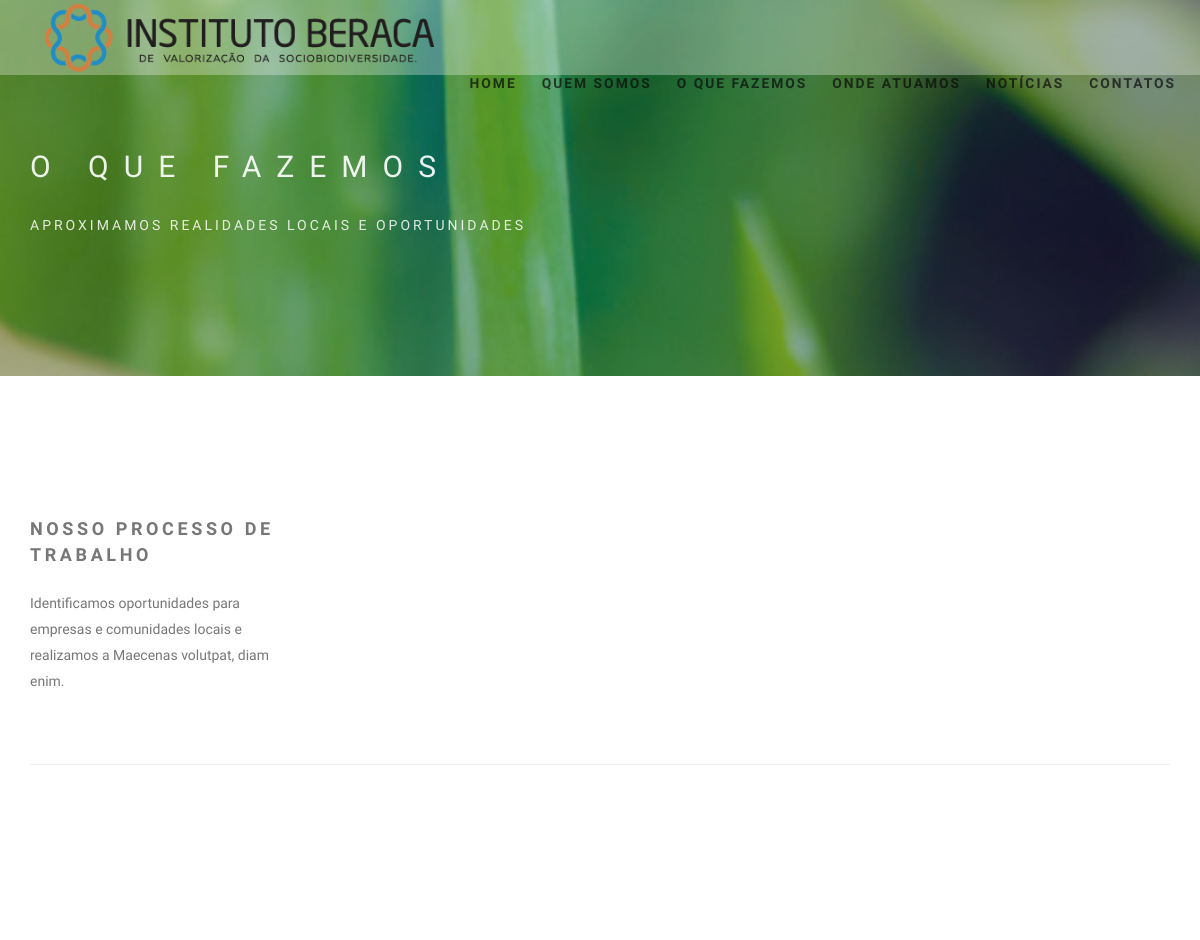
The page /services/detail/1 (upper part) on the database as committed earlier.
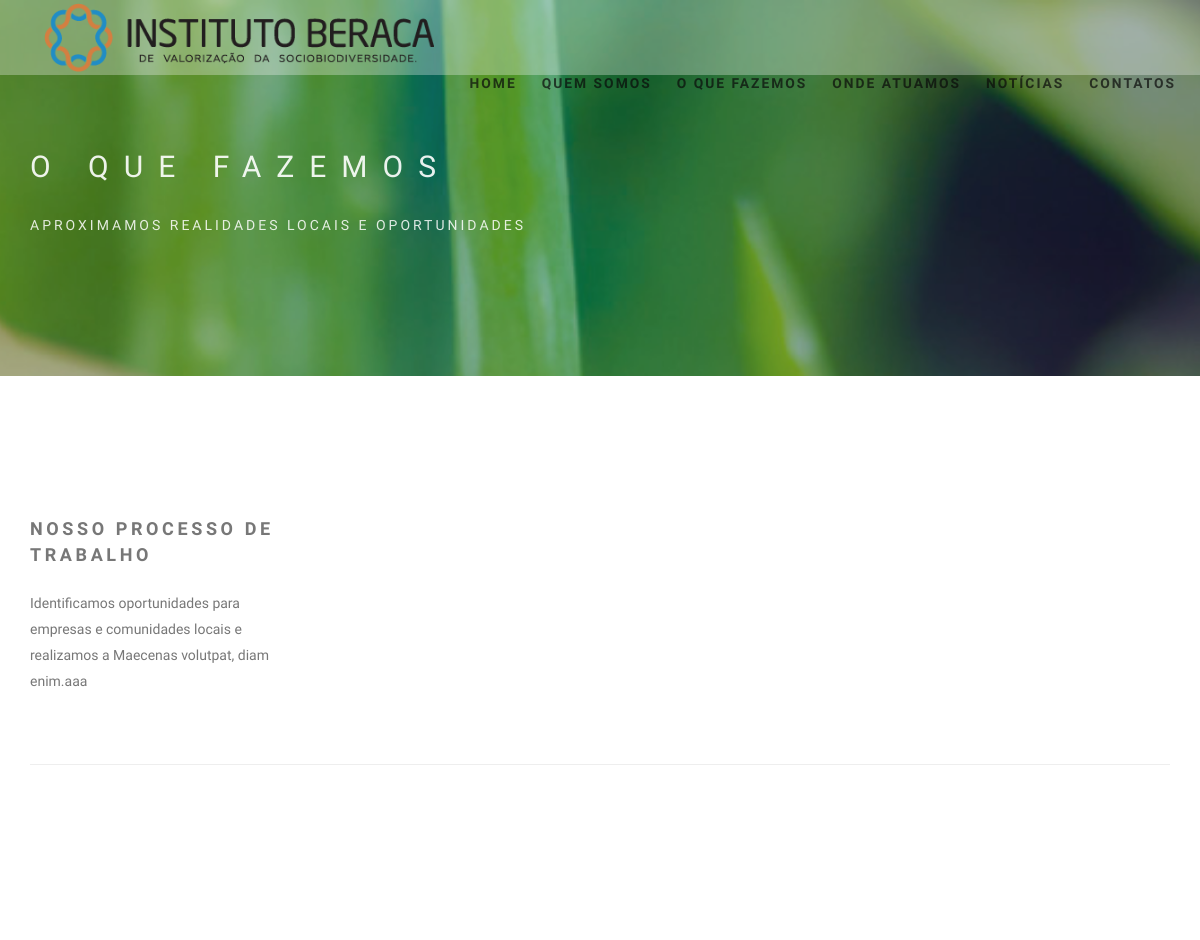
The same page on the database as committed later.
### core/models.py (models this page shows, shortened)
class ServiceItem(models.Model):
    anchor = models.CharField("Âncora/Tab", max_length=300, blank=False)
    icon = models.ImageField("Ícone", upload_to=generate_filename)
    title = models.CharField("Título", max_length=300, blank=False)
    mention = models.TextField('Citação', blank=True)
    author = models.CharField("Autor", max_length=300, blank=False)
    abstract = models.TextField("Conceito", blank=True)
    conclusion = models.TextField("Conclusão", blank=True)
    description = models.TextField("Descrição", blank=True)
    date = models.DateField(auto_now=True)
    class Meta:
        verbose_name="Service/case"
        verbose_name_plural="Services"
        ordering = ['-date']

### core/views.py (the view)
# urls.py: url(r'^services/detail/(?P<pk>\d+)$', views.ServiceDetailView.as_view(), name='service_detail'),
class ServiceDetailView(DetailView):
	template_name = "core/detail_templates/service_detail.html"
	model = ServiceItem

### core/templates/core/detail_templates/service_detail.html (shortened to what this page needs)
{% extends 'core/base.html' %}
{% load staticfiles %}
{% block content %}
  {% block navigation %}
    {% include 'core/partials/navpanel.html' %}
  {% endblock navigation %}
  <section class="page-section bg-dark-alfa-30 parallax-2" data-background="images/beraca_aloe_vera.jpg">
      <div class="relative container align-left">
          <div class="row">
              <div class="col-md-8">
                  <h1 class="hs-line-11 font-alt mb-20 mb-xs-0">O que fazemos</h1>
                  <div class="hs-line-4 font-alt">
                      Aproximamos realidades locais e oportunidades
                  </div>
              </div>
          </div>
      </div>
  </section>
  <section class="page-section">
      <div class="container relative">
          <div class="row alt-features-grid mb-70 mb-xs-40">
              <div class="col-sm-3">
                  <div class="alt-features-item align-center">
                      <div class="alt-features-descr align-left">
                          <h4 class="mt-0 font-alt">Nosso processo de trabalho</h4>
                          {{ object.description}}
                      </div>
                  </div>
              </div>
         </div>
         <hr class="mb-70 mb-xs-30"/>
      </div>
  </section>
{% endblock content %}

### core/templates/core/base.html (shortened to what this page needs)
{% load staticfiles %}
<!DOCTYPE html>
<html>
    <head>
        <link rel="stylesheet" href="{% static 'css/bootstrap.min.css' %}">
        <link rel="stylesheet" href="{% static 'css/style.css' %}">
        <link rel="stylesheet" href="{% static 'css/style-responsive.css' %}">
        <link rel="stylesheet" href="{% static 'css/animate.min.css' %}">
        <link rel="stylesheet" href="{% static 'css/vertical-rhythm.min.css' %}">
        <link rel="stylesheet" href="{% static 'css/owl.carousel.css' %}">
        <link rel="stylesheet" href="{% static 'css/magnific-popup.css' %}">
        <link rel="stylesheet" href="{% static 'css/font-awesome.min.css' %}">
    </head>
    <body class="appear-animate">
        <div class="page" id="top">
          {% block content %}{% endblock content %}
        </div>
    </body>
</html>

### core/templates/core/partials/navpanel.html (shortened to what this page needs)
{% load staticfiles %}
<nav class="main-nav white transparent stick-fixed">
  <div class="full-wrapper relative clearfix">
    <div class="nav-logo-wrap local-scroll">
      <a href="{% url 'core:index' %}" class="logo">
        <img src="{% static 'images/logo-white.png' %}" alt="" />
      </a>
    </div>
    <div class="inner-nav desktop-nav">
      <ul class="clearlist scroll-nav local-scroll">
        <li class="active"><a href="{% url 'core:index' %}#home">Home</a></li>
        <li><a href="{% url 'core:index' %}#about">Quem somos</a></li>
        <li><a href="{% url 'core:index' %}#services">O que fazemos</a></li>
        <li><a href="{% url 'core:index' %}#portfolio">Onde atuamos</a></li>
        <li><a href="{% url 'core:index' %}#news">Notícias</a></li>
        <li><a href="{% url 'core:index' %}#contact">Contatos</a></li>
      </ul>
    </div>
  </div>
</nav>

### core/templates/core/partials/footer.html (shortened to what this page needs)
{% load staticfiles %}

### core/static/css/style-responsive.css (style rules this page uses)
@media only screen and (max-width: 1366px) { .inner-nav ul li { margin-left: 25px; } }

Rows that differ between the two databases and show on the page:
changed ServiceItem: description "Identificamos oportunidades para empresas e comunidades locais e realizamos a Maecenas volutpat, diam enim." → "Identificamos oportunidades para empresas e comunidades locais e realizamos a Maecenas volutpat, diam enim.aaa"
